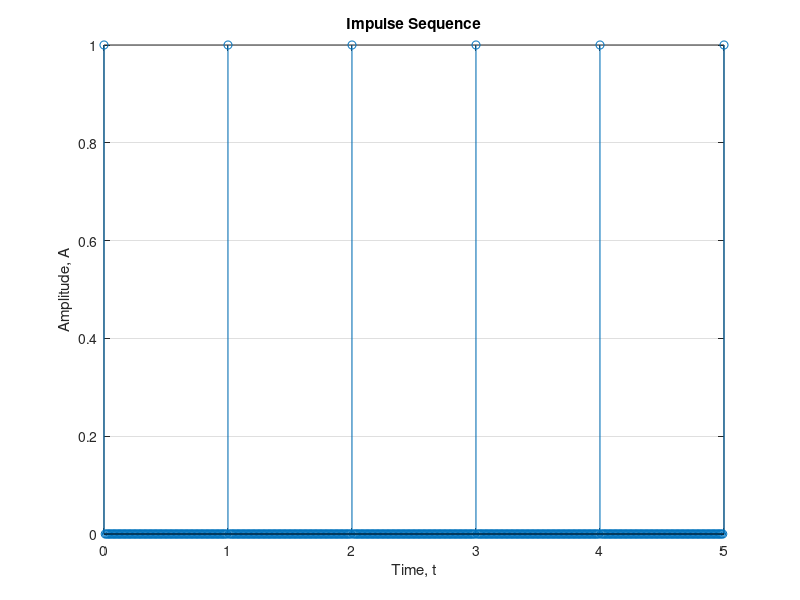

Here is the MATLAB script that generated this plot:
t = 0:0.01:5;
y0 = 1*ones(1,length(0:0.01:0));
y1 = zeros(1,length(0+0.01:0.01:1-0.01));
y2 = 1*ones(1,length(1:0.01:1));
y3 = zeros(1,length(1+0.01:0.01:2-0.01));
y4 = 1*ones(1,length(2:0.01:2));
y5 = zeros(1,length(2+0.01:0.01:3-0.01));
y6 = 1*ones(1,length(3:0.01:3));
y7 = zeros(1,length(3+0.01:0.01:4-0.01));
y8 = 1*ones(1,length(4:0.01:4));
y9 = zeros(1,length(4+0.01:0.01:5-0.01));
y10 = 1*ones(1,length(5:0.01:5));
y = [y0 y1 y2 y3 y4 y5 y6 y7 y8 y9 y10];
stem (t,y);
grid on
xlabel ('Time, t')
ylabel ('Amplitude, A')
title ('Impulse Sequence')